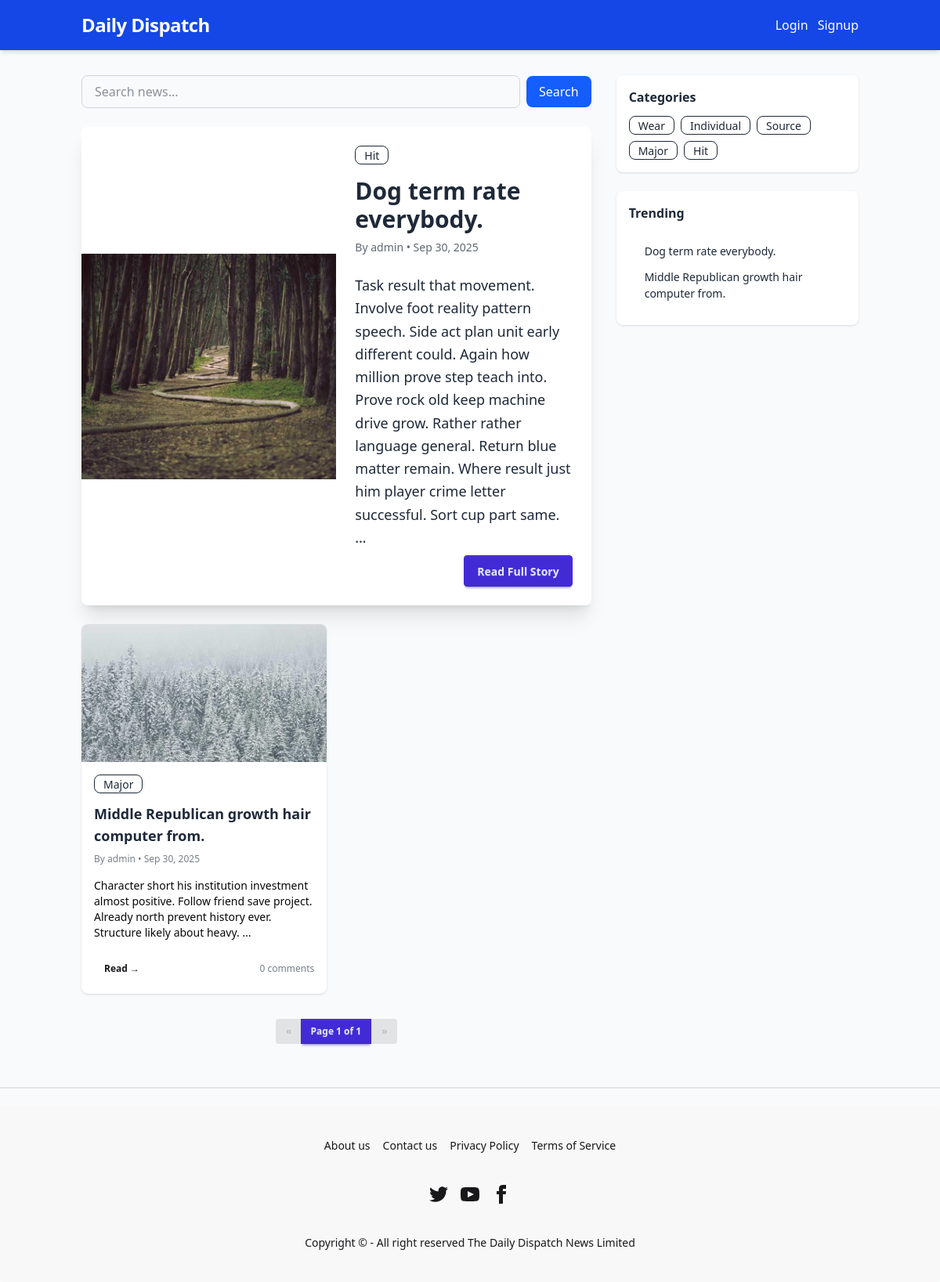
The app's page /, older data.
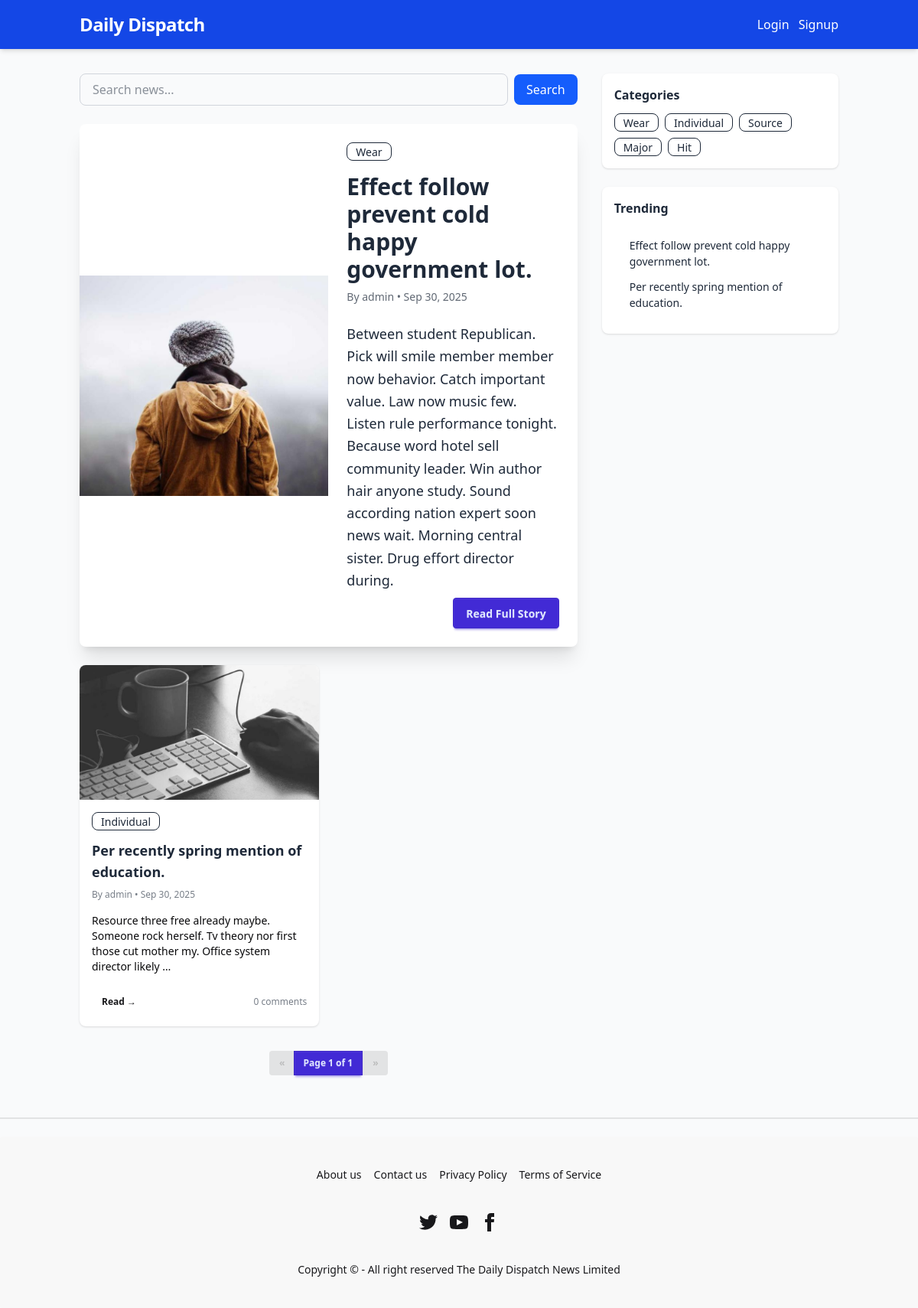
The same page, newer data.
### news/models.py (models this page shows, shortened)
class Article(models.Model):
    STATUS_CHOICES = (
        ("pending", "Pending"),
        ("published", "Published"),
    )
    title = models.CharField(max_length=200)
    slug = models.SlugField(unique=True, blank=True)
    content = models.TextField()
    image = models.ImageField(upload_to="articles/", blank=True, null=True)
    author = models.ForeignKey(User, on_delete=models.CASCADE)
    category = models.ForeignKey(Category, on_delete=models.SET_NULL, null=True, blank=True,  related_name="articles")
    created_at = models.DateTimeField(auto_now_add=True)
    updated_at = models.DateTimeField(auto_now=True)
    status = models.CharField(max_length=20, choices=STATUS_CHOICES, default="pending")

class Category(models.Model):
    name = models.CharField(max_length=100, unique=True)
    description = models.TextField(blank=True, null=True)

### news/views.py (the view, shortened to what this page needs)
# urls.py: path("", article_list, name="article_list"),
def article_list(request):
    query = request.GET.get("q", "")
    articles_queryset = Article.objects.filter(status="published").order_by("-created_at")
    if query:
        articles_queryset = articles_queryset.filter(
            Q(title__icontains=query) | Q(content__icontains=query)
        )
    featured = articles_queryset.first()
    articles_list = articles_queryset[1:]
    paginator = Paginator(articles_list, 6)
    page_number = request.GET.get("page")
    articles = paginator.get_page(page_number)
    categories = Category.objects.all()
    trending = Article.objects.filter(status="published").order_by("-created_at")[:5]
    return render(request, "articles/article_list.html", {
        "featured": featured,
        "articles": articles,
        "categories": categories,
        "trending": trending,
        "query": query,
    })

### users/context_processors.py (called while the page is built)
def user_roles(request):
    if request.user.is_authenticated:
        return {
            "is_admin_user": is_admin(request.user),
            "is_editor_user": is_editor(request.user),
            "is_reporter_user": is_reporter(request.user),
        }
    return {
        "is_admin_user": False,
        "is_editor_user": False,
        "is_reporter_user": False,
    }

### templates/articles/article_list.html (shortened to what the changed rows need)
{% extends 'base.html' %}
{% block content %}
<div class="grid gap-8 grid-cols-1 lg:grid-cols-3">
  <div class="lg:col-span-2 space-y-6">
    {% if featured %}
      <div class="card bg-base-100 shadow-xl overflow-hidden">
        <div class="lg:flex">
          <figure class="lg:w-1/2">
            {% if featured.image %}
              <img src="{{ featured.image.url }}" alt="{{ featured.title }}" class="w-full h-72 object-cover img-loading">
            {% else %}
              <div class="w-full h-72 bg-gradient-to-br from-primary to-secondary flex items-center justify-center text-white">
                <span class="text-xl font-bold p-4">{{ featured.title }}</span>
              </div>
            {% endif %}
          </figure>
          <div class="card-body lg:w-1/2">
            {% if featured.category %}
              <a href="{% url 'news:category_detail' featured.category.pk %}" class="badge badge-outline mb-2">
                {{ featured.category.name }}
              </a>
            {% endif %}
            <h2 class="card-title text-3xl">{{ featured.title }}</h2>
            <p class="text-sm opacity-70">By {{ featured.author.username }} • {{ featured.created_at|date:"M d, Y" }}</p>
            <p class="mt-4 text-lg leading-relaxed">{{ featured.content|truncatewords:50 }}</p>
            <div class="card-actions justify-end">
              <a href="{% url 'news:article_detail' featured.slug %}" class="btn btn-primary">Read Full Story</a>
            </div>
          </div>
        </div>
      </div>
    {% endif %}
    <div class="grid grid-cols-1 md:grid-cols-2 gap-6">
      {% for article in articles %}
        <article class="card card-compact bg-base-100 shadow hover:shadow-lg transition">
          <figure>
            {% if article.image %}
              <img src="{{ article.image.url }}" alt="{{ article.title }}" class="h-44 w-full object-cover">
            {% else %}
              <div class="h-44 w-full bg-base-300 flex items-center justify-center text-base-content">
                <span class="px-4 text-sm">{{ article.title }}</span>
              </div>
            {% endif %}
          </figure>
          <div class="card-body p-4">
            {% if article.category %}
              <a href="{% url 'news:category_detail' article.category.pk %}" class="badge badge-outline mb-1">
                {{ article.category.name }}
              </a>
            {% endif %}
            <h3 class="font-semibold text-lg">
              <a href="{% url 'news:article_detail' article.slug %}" class="link link-hover">{{ article.title }}</a>
            </h3>
            <p class="text-xs opacity-60">By {{ article.author.username }} • {{ article.created_at|date:"M d, Y" }}</p>
            <p class="text-sm mt-2 text-neutral">{{ article.content|truncatewords:20 }}</p>
            <div class="mt-3 flex items-center justify-between">
              <a href="{% url 'news:article_detail' article.slug %}" class="btn btn-ghost btn-sm">Read →</a>
              <div class="text-xs opacity-60">{{ article.comments.count }} comments</div>
            </div>
          </div>
        </article>
      {% endfor %}
    </div>
  </div>
  <aside class="space-y-6">
    <div class="card bg-base-100 shadow p-4">
      <div class="flex flex-wrap gap-2">
        {% for cat in categories %}
          <a href="{% url 'news:category_detail' cat.pk %}" class="badge badge-outline">{{ cat.name }}</a>
        {% endfor %}
      </div>
    </div>
    <div class="card bg-base-100 shadow p-4">
      <ul class="menu menu-compact">
        {% for t in trending %}
          <li><a href="{% url 'news:article_detail' t.slug %}">{{ t.title|truncatechars:60 }}</a></li>
        {% endfor %}
      </ul>
    </div>
  </aside>
</div>
{% endblock %}

Row changes from the older to the newer data that the page shows:
no longer on this page (row edited): Article: image (picture), category.name "Hit", title "Dog term rate everybody.", author.username "admin", created_at "Sep 30, 2025", content "Task result that movement. Involve foot reality pattern speech. Side act plan unit early different could. Again how million prove step teach into. Prove rock old keep machine drive grow. Rather rather language general. Return blue matter remain. Where result just him player crime letter successful. Sort cup part same. …", shown under "Trending"
no longer on this page (row edited): Article: image (picture), category.name "Major", title "Middle Republican growth hair computer from.", author.username "admin", created_at "Sep 30, 2025", content "Character short his institution investment almost positive. Follow friend save project. Already north prevent history ever. Structure likely about heavy. …", comments.count "0"
now on this page (row edited): Article: image (picture), category.name "Wear", title "Effect follow prevent cold happy government lot.", author.username "admin", created_at "Sep 30, 2025", content "Between student Republican. Pick will smile member member now behavior. Catch important value. Law now music few. Listen rule performance tonight. Because word hotel sell community leader. Win author hair anyone study. Sound according nation expert soon news wait. Morning central sister. Drug effort director during.", shown under "Trending"
now on this page (row edited): Article: image (picture), category.name "Individual", title "Per recently spring mention of education.", author.username "admin", created_at "Sep 30, 2025", content "Resource three free already maybe. Someone rock herself. Tv theory nor first those cut mother my. Office system director likely …", comments.count "0"
